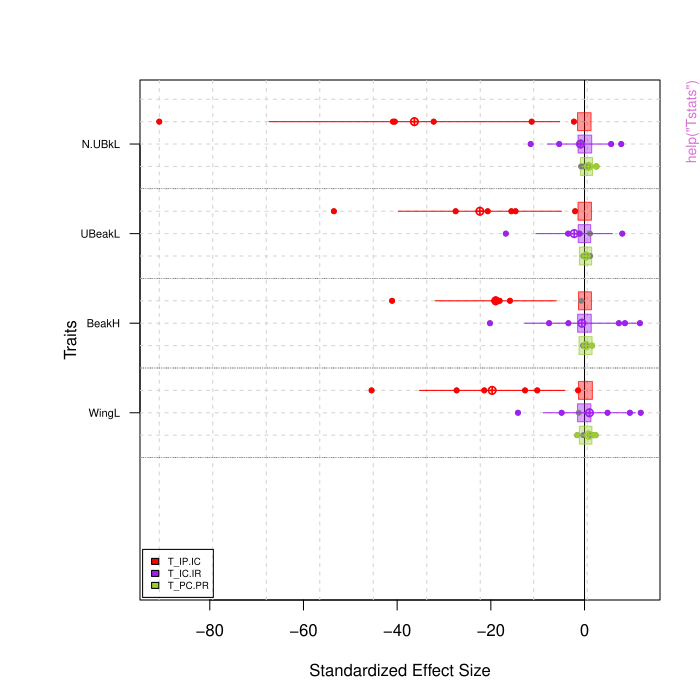

The R source for this figure:
pkgname <- "cati"
source(file.path(R.home("share"), "R", "examples-header.R"))
options(warn = 1)
options(pager = "console")
base::assign(".ExTimings", "cati-Ex.timings", pos = 'CheckExEnv')
base::cat("name\tuser\tsystem\telapsed\n", file=base::get(".ExTimings", pos = 'CheckExEnv'))
base::assign(".format_ptime",
function(x) {
  if(!is.na(x[4L])) x[1L] <- x[1L] + x[4L]
  if(!is.na(x[5L])) x[2L] <- x[2L] + x[5L]
  options(OutDec = '.')
  format(x[1L:3L], digits = 7L)
},
pos = 'CheckExEnv')

### * </HEADER>
library('cati')

base::assign(".oldSearch", base::search(), pos = 'CheckExEnv')
cleanEx()
nameEx("CVNND")
### * CVNND

flush(stderr()); flush(stdout())

base::assign(".ptime", proc.time(), pos = "CheckExEnv")
### Name: Neigbourhood distance metrics
### Title: Coefficient of variation, mean, minimum and standard deviation
###   of the nearest neigbourhood distance.
### Aliases: CVNND MNND MinNND SDNND SDND MND

### ** Examples

data(finch.ind)
CVNND(traits.finch[,1], na.rm = TRUE)
CVNND(traits.finch[,1], div_range =  TRUE, na.rm = TRUE)
CVNND(traits.finch, na.rm = TRUE)
CVNND(traits.finch, scale.tr = FALSE, na.rm = TRUE)
SDND(traits.finch[,1], na.rm = TRUE)



base::assign(".dptime", (proc.time() - get(".ptime", pos = "CheckExEnv")), pos = "CheckExEnv")
base::cat("CVNND", base::get(".format_ptime", pos = 'CheckExEnv')(get(".dptime", pos = "CheckExEnv")), "\n", file=base::get(".ExTimings", pos = 'CheckExEnv'), append=TRUE, sep="\t")
cleanEx()
nameEx("ComIndex")
### * ComIndex

flush(stderr()); flush(stdout())

base::assign(".ptime", proc.time(), pos = "CheckExEnv")
### Name: ComIndex
### Title: Computing metrics to test and quantify the non-random assembly
###   of communities
### Aliases: ComIndex plot.ComIndex summary.ComIndex print.ComIndex

### ** Examples
	
data(finch.ind)

## Not run: 
##D #Define the functions that will be calculating
##D funct<-c("mean(x, na.rm = TRUE)", "kurtosis(x, na.rm = TRUE)",
##D      "max(x, na.rm = TRUE) - min(x, na.rm = TRUE)" )
##D 
##D #Test against the null model regional.ind
##D res.finch.sp_regional.ind<-ComIndex(traits = traits.finch, index = funct, sp = sp.finch,
##D                            nullmodels = "regional.ind", ind.plot = ind.plot.finch,
##D                             nperm = 9, print = FALSE)
##D  
##D #Test against the null model regional.pop
##D #Individuals values are transformed in populational values
##D res.finch.sp_regional.pop<-ComIndex(traits = traits.finch, index = funct, sp = sp.finch,
##D                nullmodels = "regional.pop", ind.plot = ind.plot.finch, 
##D                nperm = 9, print = FALSE)
##D 
##D 
##D #We can calculate index with or without intraspecific variance.
##D 
##D #calculate  of means by population (name_sp_site is a name of a population) 
##D #determine the site for each population (sites_bypop)
##D  
##D name_sp_sites = paste(sp.finch, ind.plot.finch,sep = "_")
##D traits.by.pop<-apply(traits.finch, 2 , 
##D            function (x) tapply(x, name_sp_sites, mean , na.rm = TRUE))
##D 
##D sites_bypop<-lapply(strsplit(paste(rownames(traits.by.pop), sep = "_"), split = "_"), 
##D           function(x) x[3])
##D 
##D #New list of function "funct"
##D 
##D funct.1<-c("tapply(x, ind.plot.finch, function(x) mean(x, na.rm = TRUE))",
##D      "tapply(x, ind.plot.finch, function(x) kurtosis(x, na.rm = TRUE))",
##D      "tapply(x, ind.plot.finch, function(x) max(x, na.rm = TRUE)-min(x, na.rm = TRUE))", 
##D      "tapply(x, ind.plot.finch, function(x) CVNND(x, na.rm = TRUE))" )
##D 
##D fact<-unlist(sites_bypop)  
##D funct.2<-c("tapply(x, fact, function(x) mean(x, na.rm = TRUE))",
##D           "tapply(x, fact, function(x) kurtosis(x, na.rm = TRUE))",
##D           "tapply(x, fact, function(x) max(x, na.rm = TRUE)-min(x, na.rm = TRUE))", 
##D           "tapply(x, fact, function(x) CVNND(x, na.rm = TRUE))")
##D 
##D 
##D res.finch.withIV<-ComIndex(traits = traits.finch, index = funct.1,
##D                sp = sp.finch, nullmodels = "regional.ind",
##D                ind.plot = ind.plot.finch, nperm = 9, print = FALSE)
##D 
##D res.finch.withoutIV<-ComIndex(traits = traits.finch, index = funct.2, 
##D                sp = sp.finch, nullmodels = "regional.pop", 
##D                ind.plot = ind.plot.finch, nperm = 9, print = FALSE)
##D 
##D #ComIndex class are associated to S3 methods plot, print and summary.
##D 
##D res.finch.withIV
##D summary(res.finch.withIV)
##D plot(res.finch.withIV)
##D plot(res.finch.withoutIV)
##D 
##D plot(as.listofindex(list(res.finch.withIV, res.finch.withoutIV)))
## End(Not run)




base::assign(".dptime", (proc.time() - get(".ptime", pos = "CheckExEnv")), pos = "CheckExEnv")
base::cat("ComIndex", base::get(".format_ptime", pos = 'CheckExEnv')(get(".dptime", pos = "CheckExEnv")), "\n", file=base::get(".ExTimings", pos = 'CheckExEnv'), append=TRUE, sep="\t")
cleanEx()
nameEx("ComIndexMulti")
### * ComIndexMulti

flush(stderr()); flush(stdout())

base::assign(".ptime", proc.time(), pos = "CheckExEnv")
### Name: ComIndexMulti
### Title: Computing multitraits metrics to test and quantify the
###   non-random assembly of communities
### Aliases: ComIndexMulti plot.ComIndexMulti summary.ComIndexMulti
###   print.ComIndexMulti

### ** Examples

data(finch.ind)

## Not run: 
##D #For most multivariate functions we need to replace (or exclude) NA values. 
##D #For this example, we use the package mice to complete the data.
##D 
##D comm<-t(table(ind.plot.finch,1:length(ind.plot.finch)))
##D 
##D library(mice)
##D traits = traits.finch
##D mice<-mice(traits.finch)
##D traits.finch.mice<-complete(mice)
##D 
##D 
##D #A simple example to illustrate the concept of the function ComIndexMulti
##D 
##D n_sp_plot<-as.factor(paste(sp.finch, ind.plot.finch, sep = "_")) 
##D res.sum.1<-ComIndexMulti(traits.finch, 
##D               index = c("sum(scale(x), na.rm = T)", "sum(x, na.rm = T)"), 
##D               by.factor = n_sp_plot, nullmodels = "regional.ind", 
##D               ind.plot = ind.plot.finch, nperm = 9, sp = sp.finch)
##D res.sum.1
##D 
##D 
##D 
##D #A more interesting example using the function hypervolume
##D library(hypervolume)
##D 
##D hv<-hypervolume(traits.finch.mice, 
##D         reps = 100,bandwidth = 0.2, 
##D         verbose = F, warnings = F)
##D plot(hv)
##D 
##D hv.1<-ComIndexMulti(traits.finch.mice, 
##D              index = c("as.numeric(try(hypervolume(na.omit(x), reps = 100, 
##D                  bandwidth = 0.2, verbose = F, warnings = F)@Volume))"),
##D              by.factor = rep(1,length(n_sp_plot)), nullmodels = "regional.ind",
##D              ind.plot = ind.plot.finch, nperm = 9, sp = sp.finch) 
##D 
##D hv.1
##D 
## End(Not run)



base::assign(".dptime", (proc.time() - get(".ptime", pos = "CheckExEnv")), pos = "CheckExEnv")
base::cat("ComIndexMulti", base::get(".format_ptime", pos = 'CheckExEnv')(get(".dptime", pos = "CheckExEnv")), "\n", file=base::get(".ExTimings", pos = 'CheckExEnv'), append=TRUE, sep="\t")
cleanEx()
nameEx("Fred")
### * Fred

flush(stderr()); flush(stdout())

base::assign(".ptime", proc.time(), pos = "CheckExEnv")
### Name: Fred
### Title: Functional richness, evenness and divergence following Villeger
###   et al. 2008
### Aliases: Fred

### ** Examples

	data(finch.ind)
	## Not run: 
##D 		fred<-Fred(traits.finch.mice, ind.plot.finch)
##D 	
## End(Not run)



base::assign(".dptime", (proc.time() - get(".ptime", pos = "CheckExEnv")), pos = "CheckExEnv")
base::cat("Fred", base::get(".format_ptime", pos = 'CheckExEnv')(get(".dptime", pos = "CheckExEnv")), "\n", file=base::get(".ExTimings", pos = 'CheckExEnv'), append=TRUE, sep="\t")
cleanEx()
nameEx("MinMaxMST")
### * MinMaxMST

flush(stderr()); flush(stdout())

base::assign(".ptime", proc.time(), pos = "CheckExEnv")
### Name: MinMaxMST
### Title: Ratio of the shortest distance to the longest distance in a
###   minimum spanning tree
### Aliases: MinMaxMST

### ** Examples

## Not run: 
##D 
##D 	data(finch.ind)
##D 	
##D 	MinMaxMST(traits.finch[1:10,])
##D 	MinMaxMST(traits.finch[1:10,], gower.dist = FALSE)
##D 	MinMaxMST(traits.finch[1:10,], gower.dist = FALSE, scale.tr = FALSE)
## End(Not run)




base::assign(".dptime", (proc.time() - get(".ptime", pos = "CheckExEnv")), pos = "CheckExEnv")
base::cat("MinMaxMST", base::get(".format_ptime", pos = 'CheckExEnv')(get(".dptime", pos = "CheckExEnv")), "\n", file=base::get(".ExTimings", pos = 'CheckExEnv'), append=TRUE, sep="\t")
cleanEx()
nameEx("Pval")
### * Pval

flush(stderr()); flush(stdout())

base::assign(".ptime", proc.time(), pos = "CheckExEnv")
### Name: Pval
### Title: Calcul of p-value for object of class Tstats, ComIndex,
###   ComIndexMulti and listofindex
### Aliases: Pval

### ** Examples


data(finch.ind)
res.finch <- Tstats(traits.finch, ind.plot = ind.plot.finch, 
	sp = sp.finch, nperm = 9, print = FALSE)

Pval(res.finch)




base::assign(".dptime", (proc.time() - get(".ptime", pos = "CheckExEnv")), pos = "CheckExEnv")
base::cat("Pval", base::get(".format_ptime", pos = 'CheckExEnv')(get(".dptime", pos = "CheckExEnv")), "\n", file=base::get(".ExTimings", pos = 'CheckExEnv'), append=TRUE, sep="\t")
cleanEx()
nameEx("RaoRel")
### * RaoRel

flush(stderr()); flush(stdout())

base::assign(".ptime", proc.time(), pos = "CheckExEnv")
### Name: RaoRel
### Title: Alpha, gamma and beta-components for taxonomic, functional and
###   phylogenetic diversity
### Aliases: RaoRel

### ** Examples

	data(finch.ind)
	
	## Not run: 
##D 		comm <- t(table(ind.plot.finch,1:length(ind.plot.finch)))
##D 		comm.sp <- table(sp.finch, ind.plot.finch)
##D 		class(comm.sp) <- "matrix"
##D 		
##D 		traits.finch.sp <- apply( apply(traits.finch, 2, scale ), 2, 
##D 
##D 		function(x) tapply(x, sp.finch, mean, na.rm = TRUE))
##D 		
##D 		mat.dist <- as.matrix(dist(traits.finch.sp))^2
##D 		
##D 		res.rao <- RaoRel(sample = as.matrix(comm.sp), dfunc = mat.dist, dphyl = NULL, 
##D 		weight = FALSE, Jost = FALSE, structure = NULL)
##D 
##D 		function(x) tapply(x, sp.finch, mean, na.rm=TRUE))
##D 		
##D 		mat.dist <- as.matrix(dist(traits.finch.sp))^2
##D 		
##D 		res.rao <- RaoRel(sample=as.matrix(comm.sp), dfunc=mat.dist, dphyl=NULL, 
##D 		weight=FALSE, Jost=FALSE, structure=NULL)
##D 
##D 		
##D 		witRao <- res.rao$FD$Mean_Alpha  #overall within species variance
##D 		betRao <- res.rao$FD$Beta_add    #between species variance
##D 		totRao <- res.rao$FD$Gamma       #the total variance
##D 		
##D 		witRao+betRao
##D 		totRao
##D 		
##D 		
##D 		#Now let"s take the abundance to calculate Rao diversity.
##D 		
##D 
##D 		res.rao.w <- RaoRel(sample = as.matrix(comm.sp), dfunc = mat.dist, dphyl = NULL, 
##D 		weight = TRUE, Jost = FALSE, structure = NULL)
##D 		
##D 		witRao.w <- res.rao.w$FD$Mean_Alpha  #overall within species variance
##D 		betRao.w <- res.rao.w$FD$Beta_add    #between species variance
##D 		totRao.w <- res.rao.w$FD$Gamma       #the total variance
##D 		
##D 		witRao.w
##D 		betRao.w
##D 		
##D 		
##D 		#Plot the results
##D 		
##D 		barplot(cbind(c(witRao.w, betRao.w), c(witRao, betRao)), 
##D 		names.arg  = c("abundance" ,"presence"), 
##D 		legend.text = c("within species", "between species"), 
##D 		ylab = "Rao", ylim = c(0,10))
##D 		
##D 		
##D 		#We can do this analysis for each trait separately. 
##D 		#First we need to replace (or exclude) NA values. 
##D 		#For this example, we use the package mice to complete the data.
##D 		
##D 		comm <- t(table(ind.plot.finch,1:length(ind.plot.finch)))
##D 		
##D 		library(mice)
##D 
##D 		traits = traits.finch
##D 
##D 		mice <- mice(traits.finch)
##D 		traits.finch.mice <- complete(mice)
##D 		
##D 		traits.finch.mice.sp <- apply(apply(traits.finch.mice, 2, scale ), 2, 
##D 		function(x) tapply(x, sp.finch, mean, na.rm = TRUE))
##D 
##D 
##D 		trait.rao.w <- list()
##D 		witRao.w.bytrait <- c()
##D 		betRao.w.bytrait <- c()
##D 
##D 		for (t in 1 : 4){
##D 		  trait.rao.w[[t]] <- RaoRel(sample = as.matrix(comm.sp), 
##D 		  dfunc = dist(traits.finch.mice.sp[,t]), dphyl = NULL, weight = TRUE, 
##D 		  Jost = FALSE, structure = NULL)
##D 				  
##D 		  witRao.w.bytrait <- c(witRao.w.bytrait, trait.rao.w[[t]]$FD$Mean_Alpha)
##D 		  betRao.w.bytrait <- c(betRao.w.bytrait, trait.rao.w[[t]]$FD$Beta_add)
##D 		}
##D 		
##D 		#Plot the results by traits.
##D 		
##D 		barplot(t(cbind( witRao.w.bytrait, betRao.w.bytrait)), 
##D 		names.arg = colnames(traits.finch),
##D 		legend.text = c("within species", "between species"), 
##D 		ylab = "Rao", ylim = c(0,1.5))	
##D 	
## End(Not run)



base::assign(".dptime", (proc.time() - get(".ptime", pos = "CheckExEnv")), pos = "CheckExEnv")
base::cat("RaoRel", base::get(".format_ptime", pos = 'CheckExEnv')(get(".dptime", pos = "CheckExEnv")), "\n", file=base::get(".ExTimings", pos = 'CheckExEnv'), append=TRUE, sep="\t")
cleanEx()
nameEx("SumBL")
### * SumBL

flush(stderr()); flush(stdout())

base::assign(".ptime", proc.time(), pos = "CheckExEnv")
### Name: SumBL
### Title: Sum of branch length of a classification dendrogram (Petchey and
###   Gaston, 2002)
### Aliases: SumBL

### ** Examples


## Not run: 
##D 
##D data(finch.ind)
##D SumBL(traits.finch)
##D SumBL(traits.finch, gower.dist = FALSE)
##D 
## End(Not run)




base::assign(".dptime", (proc.time() - get(".ptime", pos = "CheckExEnv")), pos = "CheckExEnv")
base::cat("SumBL", base::get(".format_ptime", pos = 'CheckExEnv')(get(".dptime", pos = "CheckExEnv")), "\n", file=base::get(".ExTimings", pos = 'CheckExEnv'), append=TRUE, sep="\t")
cleanEx()
nameEx("Tstats")
### * Tstats

flush(stderr()); flush(stdout())

base::assign(".ptime", proc.time(), pos = "CheckExEnv")
### Name: Tstats
### Title: Computing observed T-statistics (T for Traits) and null
###   expectations.
### Aliases: Tstats barplot.Tstats plot.Tstats summary.Tstats print.Tstats
###   sum_Tstats

### ** Examples

	data(finch.ind)

	res.finch <- Tstats(traits.finch, ind.plot = ind.plot.finch, 
	sp = sp.finch, nperm = 9, print = FALSE)
	
	res.finch

	#Tstats class is associated to S3 methods plot, barplot and summary
	
	plot(res.finch)
	
	## Not run: 
##D 	plot(res.finch, type = "simple")
##D 	plot(res.finch, type = "simple_range")
##D 	plot(res.finch, type = "barplot")
##D 	plot(res.finch, type = "bysites")
##D 	plot(res.finch, type = "bytraits")
##D 	
## End(Not run)
	
	attributes(sum_Tstats(res.finch))
	head(sum_Tstats(res.finch)$p.value, 10)
	
	sum_Tstats(res.finch, type = "binary")
	sum_Tstats(res.finch, type = "percent")
	sum_Tstats(res.finch, type = "site")
	sum_Tstats(res.finch, type = "p.value")
	sum_Tstats(res.finch, type = "all")
	
	barplot(res.finch)
	
	attributes(sum_Tstats(res.finch))
	head(sum_Tstats(res.finch)$p.value, 10)
	
	#### An other way to see "ses values" of T-statistics
	
	# Custom theme (from rasterVis package)
	require(rasterVis)
	
	my.theme <- BuRdTheme()
	# Customize the colorkey
	my.ckey <- list(col = my.theme$regions$col)
	
	levelplot(t(ses(res.finch$Tstats$T_IP.IC,res.finch$Tstats$T_IP.IC_nm)$ses), 
	colorkey = my.ckey, par.settings = my.theme,border = "black")
	
	
	## Not run: 
##D 		#### Use a different regional pool than the binding of studied communities
##D 		#create a random regional pool for the example
##D 	
##D 		reg.p <- rbind(traits.finch, traits.finch[sample(1:2000,300), ])
##D 	
##D 		res.finch2 <- Tstats(traits.finch, ind.plot = ind.plot.finch, 
##D 	    sp = sp.finch, reg.pool=reg.p, nperm = 9, print = FALSE)	
##D 	    
##D 	    plot(as.listofindex(list(res.finch,res.finch2)))
##D     
##D     
##D 	    #### Use a different regional pool for each communities
##D 		#create a random regional pool for each communities for the example
##D 		list.reg.p <- list(
##D 		traits.finch[sample(1:290,200), ], traits.finch[sample(100:1200,300), ], 
##D 		traits.finch[sample(100:1500, 1000), ], traits.finch[sample(300:800,300), ],
##D 		traits.finch[sample(1000:2000, 500), ], traits.finch[sample(100:900, 700), ] )
##D 
##D 		# Warning: the regional pool need to be larger than the observed communities
##D 		table(ind.plot.finch)
##D 		# For exemple, the third community need a regional pool of more than 981 individuals
##D 		
##D 		res.finch3 <- Tstats(traits.finch, ind.plot = ind.plot.finch, 
##D 	    sp = sp.finch, reg.pool=list.reg.p, nperm = 9, print = FALSE)	
##D 	    
##D 	    plot(as.listofindex(list(res.finch, res.finch2, res.finch3)))	
##D 	
## End(Not run)
	



base::assign(".dptime", (proc.time() - get(".ptime", pos = "CheckExEnv")), pos = "CheckExEnv")
base::cat("Tstats", base::get(".format_ptime", pos = 'CheckExEnv')(get(".dptime", pos = "CheckExEnv")), "\n", file=base::get(".ExTimings", pos = 'CheckExEnv'), append=TRUE, sep="\t")
cleanEx()
nameEx("as.listofindex")
### * as.listofindex

flush(stderr()); flush(stdout())

base::assign(".ptime", proc.time(), pos = "CheckExEnv")
### Name: as.listofindex
### Title: Transform index results in a list of index
### Aliases: as.listofindex

### ** Examples

	data(finch.ind)

	res.finch <- Tstats(traits.finch, ind.plot = ind.plot.finch, 
	sp = sp.finch, nperm = 9, print = FALSE)

	## Not run: 
##D 		#### Use a different regional pool than the binding of studied communities
##D 		#create a random regional pool for the example
##D 	
##D 		reg.p <- rbind(traits.finch, traits.finch[sample(1:2000,300), ])
##D 	
##D 		res.finch2 <- Tstats(traits.finch, ind.plot = ind.plot.finch, 
##D 	    sp = sp.finch, reg.pool=reg.p, nperm = 9, print = FALSE)	
##D 	    
##D 	    plot(as.listofindex(list(res.finch,res.finch2)))
##D     
##D     
##D 	    #### Use a different regional pool for each communities
##D 		#create a random regional pool for each communities for the example
##D 		list.reg.p <- list(
##D 		traits.finch[sample(1:290,200), ], traits.finch[sample(100:1200,300), ], 
##D 		traits.finch[sample(100:1500, 1000), ], traits.finch[sample(300:800,300), ],
##D 		traits.finch[sample(1000:2000, 500), ], traits.finch[sample(100:900, 700), ] )
##D 
##D 		# Warning: the regional pool need to be larger than the observed communities
##D 		table(ind.plot.finch)
##D 		# For exemple, the third community need a regional pool of more than 981 individuals
##D 		
##D 		res.finch3 <- Tstats(traits.finch, ind.plot = ind.plot.finch, 
##D 	    sp = sp.finch, reg.pool=list.reg.p, nperm = 9, print = FALSE)	
##D 	    
##D 	    plot(as.listofindex(list(res.finch, res.finch2, res.finch3)))	
##D 	
## End(Not run)





base::assign(".dptime", (proc.time() - get(".ptime", pos = "CheckExEnv")), pos = "CheckExEnv")
base::cat("as.listofindex", base::get(".format_ptime", pos = 'CheckExEnv')(get(".dptime", pos = "CheckExEnv")), "\n", file=base::get(".ExTimings", pos = 'CheckExEnv'), append=TRUE, sep="\t")
cleanEx()
nameEx("decompCTRE")
### * decompCTRE

flush(stderr()); flush(stdout())

base::assign(".ptime", proc.time(), pos = "CheckExEnv")
### Name: decompCTRE
### Title: Variance partitioning for multiple traits
### Aliases: decompCTRE barplot.decompCTRE

### ** Examples

data(finch.ind)

res.decomp <- decompCTRE(traits = traits.finch, sp = sp.finch, 
ind.plot = ind.plot.finch, print = FALSE)

barplot.decompCTRE(res.decomp)

par(mfrow = c(2,2))
barplot.decompCTRE(res.decomp, resume = FALSE)
par(mfrow = c(1,1))



base::assign(".dptime", (proc.time() - get(".ptime", pos = "CheckExEnv")), pos = "CheckExEnv")
base::cat("decompCTRE", base::get(".format_ptime", pos = 'CheckExEnv')(get(".dptime", pos = "CheckExEnv")), "\n", file=base::get(".ExTimings", pos = 'CheckExEnv'), append=TRUE, sep="\t")
graphics::par(get("par.postscript", pos = 'CheckExEnv'))
cleanEx()
nameEx("finch.ind")
### * finch.ind

flush(stderr()); flush(stdout())

base::assign(".ptime", proc.time(), pos = "CheckExEnv")
### Name: finch.ind
### Title: Finch morphological data
### Aliases: finch.ind ind.plot.finch sp.finch traits.finch .Random.seed

### ** Examples

	data(finch.ind)



base::assign(".dptime", (proc.time() - get(".ptime", pos = "CheckExEnv")), pos = "CheckExEnv")
base::cat("finch.ind", base::get(".format_ptime", pos = 'CheckExEnv')(get(".dptime", pos = "CheckExEnv")), "\n", file=base::get(".ExTimings", pos = 'CheckExEnv'), append=TRUE, sep="\t")
cleanEx()
nameEx("partvar")
### * partvar

flush(stderr()); flush(stdout())

base::assign(".ptime", proc.time(), pos = "CheckExEnv")
### Name: partvar
### Title: Variance partitioning accross nested scales
### Aliases: partvar barPartvar piePartvar

### ** Examples


	data(finch.ind)
	
	cond<-seq(1,length(sp.finch)*2, by = 2)
	genus <- as.vector(unlist(strsplit(as.vector(sp.finch),"_"))[cond])

	res.partvar.finch <- partvar(traits = traits.finch, 
	factors = cbind(sites = as.factor(as.vector(ind.plot.finch)), 
	species = as.factor(as.vector(sp.finch)), genus = as.factor(genus)))
	
	res.partvar.finch
	
	oldpar<-par()
	par(mfrow = c(2,2), mai = c(0.2,0.2,0.2,0.2))
	piePartvar(res.partvar.finch)
	par(oldpar)
	
	barPartvar(res.partvar.finch)




base::assign(".dptime", (proc.time() - get(".ptime", pos = "CheckExEnv")), pos = "CheckExEnv")
base::cat("partvar", base::get(".format_ptime", pos = 'CheckExEnv')(get(".dptime", pos = "CheckExEnv")), "\n", file=base::get(".ExTimings", pos = 'CheckExEnv'), append=TRUE, sep="\t")
graphics::par(get("par.postscript", pos = 'CheckExEnv'))
cleanEx()
nameEx("plot.listofindex")
### * plot.listofindex

flush(stderr()); flush(stdout())

base::assign(".ptime", proc.time(), pos = "CheckExEnv")
### Name: plot.listofindex
### Title: Plot community assembly index
### Aliases: plot.listofindex

### ** Examples
	
	data(finch.ind)

	res.finch <- Tstats(traits.finch, ind.plot = ind.plot.finch, 
	sp = sp.finch, nperm = 9, print = FALSE)

	## Not run: 
##D 		#### Use a different regional pool than the binding of studied communities
##D 		#create a random regional pool for the example
##D 	
##D 		reg.p <- rbind(traits.finch, traits.finch[sample(1:2000,300), ])
##D 	
##D 		res.finch2 <- Tstats(traits.finch, ind.plot = ind.plot.finch, 
##D 	    sp = sp.finch, reg.pool=reg.p, nperm = 9, print = FALSE)	
##D 	    
##D 	    plot(as.listofindex(list(res.finch,res.finch2)))
##D     
##D     
##D 	    #### Use a different regional pool for each communities
##D 		#create a random regional pool for each communities for the example
##D 		list.reg.p <- list(
##D 		traits.finch[sample(1:290,200), ], traits.finch[sample(100:1200,300), ], 
##D 		traits.finch[sample(100:1500, 1000), ], traits.finch[sample(300:800,300), ],
##D 		traits.finch[sample(1000:2000, 500), ], traits.finch[sample(100:900, 700), ] )
##D 
##D 		# Warning: the regional pool need to be larger than the observed communities
##D 		table(ind.plot.finch)
##D 		# For exemple, the third community need a regional pool of more than 981 individuals
##D 		
##D 		res.finch3 <- Tstats(traits.finch, ind.plot = ind.plot.finch, 
##D 	    sp = sp.finch, reg.pool=list.reg.p, nperm = 9, print = FALSE)	
##D 	    
##D 	    plot(as.listofindex(list(res.finch, res.finch2, res.finch3)))	
##D 	
## End(Not run)



base::assign(".dptime", (proc.time() - get(".ptime", pos = "CheckExEnv")), pos = "CheckExEnv")
base::cat("plot.listofindex", base::get(".format_ptime", pos = 'CheckExEnv')(get(".dptime", pos = "CheckExEnv")), "\n", file=base::get(".ExTimings", pos = 'CheckExEnv'), append=TRUE, sep="\t")
cleanEx()
nameEx("plotCorTstats")
### * plotCorTstats

flush(stderr()); flush(stdout())

base::assign(".ptime", proc.time(), pos = "CheckExEnv")
### Name: plotCorTstats
### Title: Plot the bivariate relationships between T-statistics
### Aliases: plotCorTstats

### ** Examples

	data(finch.ind)
	res.finch <- Tstats(traits.finch, ind.plot = ind.plot.finch, 
	sp = sp.finch, nperm = 9)
	
	plotCorTstats(res.finch, bysite = FALSE)
	plotCorTstats(res.finch, bysite = TRUE)



base::assign(".dptime", (proc.time() - get(".ptime", pos = "CheckExEnv")), pos = "CheckExEnv")
base::cat("plotCorTstats", base::get(".format_ptime", pos = 'CheckExEnv')(get(".dptime", pos = "CheckExEnv")), "\n", file=base::get(".ExTimings", pos = 'CheckExEnv'), append=TRUE, sep="\t")
cleanEx()
nameEx("plotDistri")
### * plotDistri

flush(stderr()); flush(stdout())

base::assign(".ptime", proc.time(), pos = "CheckExEnv")
### Name: plotDistri
### Title: Plot function to represent density of trait values
### Aliases: plotDistri

### ** Examples
	
data(finch.ind)

## Not run: 
##D 	#Plot the distribution of trait values for populations, 
##D 	#species, sites and regional scales. 
##D 	
##D 	### First, let try the distribution for all populations 
##D 	#of Darwin finches.
##D 	
##D 	par(mfrow = c(4,4), cex = 0.5)
##D 	plotDistri(traits.finch, sp.finch, ind.plot.finch, ylim.cex = 3, 
##D 	plot.ask = FALSE, multipanel = FALSE, leg = FALSE)
##D 	
##D 	### Then we can inverse the second and the third arguments 
##D 	#to plot the distribution for all finches species. 
##D 	
##D 	par(mfrow = c(4,4), cex = 0.5)
##D 	plotDistri(traits.finch, ind.plot.finch, sp.finch, ylim.cex = 8, 
##D 	plot.ask = FALSE, multipanel = FALSE, leg = FALSE)
##D 	
##D 	### Only one trait to plot using leg = TRUE to plot the legend
##D 
##D 	par(mfrow=c(2,3))
##D 	plotDistri(as.matrix(traits.finch[,1]), ind.plot.finch, sp.finch, 
##D     ylim.cex=8, plot.ask = FALSE, multipanel = FALSE, leg = TRUE, cex.leg=0.5)
##D 
##D 	### You can also plot trait distribution for all species in the region
##D 	
##D 	par(mfrow = c(1,1), cex = 1)
##D 	plotDistri(traits.finch, rep("region", times = dim(traits.finch)[1]), 
##D 	sp.finch, ylim.cex = 6, plot.ask = FALSE, leg = FALSE)
##D 	
## End(Not run)
	
### You can also plot trait distribution for all sites
#without taking into account species identity

plotDistri(traits.finch, rep("toutes_sp", times = dim(traits.finch)[1]), 
ind.plot.finch, ylim.cex = 3, plot.ask = FALSE)




base::assign(".dptime", (proc.time() - get(".ptime", pos = "CheckExEnv")), pos = "CheckExEnv")
base::cat("plotDistri", base::get(".format_ptime", pos = 'CheckExEnv')(get(".dptime", pos = "CheckExEnv")), "\n", file=base::get(".ExTimings", pos = 'CheckExEnv'), append=TRUE, sep="\t")
cleanEx()
nameEx("plotRandtest")
### * plotRandtest

flush(stderr()); flush(stdout())

base::assign(".ptime", proc.time(), pos = "CheckExEnv")
### Name: plotRandtest
### Title: Plot result of observed indices values against null distribution
### Aliases: plotRandtest

### ** Examples

	data(finch.ind)
	## Not run: 
##D 		res.finch <- Tstats(traits.finch, ind.plot = ind.plot.finch, 
##D 		sp = sp.finch, nperm = 99, print = FALSE)
##D 	
##D 	par(mfrow = c(4,4))
##D 	
##D 	plotRandtest(res.finch)
##D 	plotRandtest(res.finch, alter = "less")
##D 	
## End(Not run)



base::assign(".dptime", (proc.time() - get(".ptime", pos = "CheckExEnv")), pos = "CheckExEnv")
base::cat("plotRandtest", base::get(".format_ptime", pos = 'CheckExEnv')(get(".dptime", pos = "CheckExEnv")), "\n", file=base::get(".ExTimings", pos = 'CheckExEnv'), append=TRUE, sep="\t")
cleanEx()
nameEx("plotSESvar")
### * plotSESvar

flush(stderr()); flush(stdout())

base::assign(".ptime", proc.time(), pos = "CheckExEnv")
### Name: plotSESvar
### Title: Plot SES values against a variable
### Aliases: plotSESvar

### ** Examples

	data(finch.ind)
	res.finch <- Tstats(traits.finch, ind.plot = ind.plot.finch, sp = sp.finch, 
	nperm = 9)

	par(mfrow = c(2,2))
	species.richness <- table(ind.plot.finch)
	plotSESvar(as.listofindex(list(res.finch)), species.richness, 
	multipanel = FALSE)

	#Same plot with resume = TRUE.
	
	par(mfrow = c(2,2))
	plotSESvar(as.listofindex(list(res.finch)), species.richness, 
	resume = TRUE, multipanel = FALSE)
	par(mfrow = c(1,1))



base::assign(".dptime", (proc.time() - get(".ptime", pos = "CheckExEnv")), pos = "CheckExEnv")
base::cat("plotSESvar", base::get(".format_ptime", pos = 'CheckExEnv')(get(".dptime", pos = "CheckExEnv")), "\n", file=base::get(".ExTimings", pos = 'CheckExEnv'), append=TRUE, sep="\t")
graphics::par(get("par.postscript", pos = 'CheckExEnv'))
cleanEx()
nameEx("plotSpPop")
### * plotSpPop

flush(stderr()); flush(stdout())

base::assign(".ptime", proc.time(), pos = "CheckExEnv")
### Name: plotSpPop
### Title: Plot populations values against species values
### Aliases: plotSpPop

### ** Examples

	data(finch.ind)
	plotSpPop(traits.finch, ind.plot.finch, sp.finch, silent = TRUE)

	#If we change the value of the threshold 
	#(alpha = 10% instead of 5% 
	#and the minimum individual to represent significativity 
	#fixed to 3 instead of 10 by default) 
	#we can see some significant relationships.

	plotSpPop(traits.finch, ind.plot.finch, sp.finch, p.val = 0.1,  
	min.ind.signif = 3, silent = TRUE)


	#For a more simple figure, add the option resume = TRUE. 
	#Again if we change the value of the threshold 
	#(alpha = 10% instead of 5% 
	#and the minimum individual to represent significativity
	# fixed to 3 instead of 10 by default) 
	#we can see some significant relationships.

	plotSpPop(traits.finch, ind.plot.finch, sp.finch, silent = TRUE, 
	resume = TRUE, col.pop = "grey")
	
	plotSpPop(traits.finch, ind.plot.finch, sp.finch, silent = TRUE, 
	resume = TRUE, col.pop = "grey", col.sp = "black")
	
	plotSpPop(traits.finch, ind.plot.finch, sp.finch, silent = TRUE, 
	resume = TRUE, col.pop = "grey", col.sp = "black", 
	p.val = 0.1,  min.ind.signif = 3)



base::assign(".dptime", (proc.time() - get(".ptime", pos = "CheckExEnv")), pos = "CheckExEnv")
base::cat("plotSpPop", base::get(".format_ptime", pos = 'CheckExEnv')(get(".dptime", pos = "CheckExEnv")), "\n", file=base::get(".ExTimings", pos = 'CheckExEnv'), append=TRUE, sep="\t")
cleanEx()
nameEx("plotSpVar")
### * plotSpVar

flush(stderr()); flush(stdout())

base::assign(".ptime", proc.time(), pos = "CheckExEnv")
### Name: plotSpVar
### Title: Plot populations values against species values
### Aliases: plotSpVar

### ** Examples

	data(finch.ind)
	
	#Random variable for this example
	variable <- c(1,5,15,6,3,25)
	
	plotSpVar(traits.finch, ind.plot.finch, sp.finch, variable, 
	silent = TRUE)

	#If we change the value of the threshold 
	#(alpha = 10% instead of 5% 
	#and the minimum individual to represent significativity 
	#fixed to 3 instead of 10 by default) 
	#we can see some significant relationships.

	plotSpVar(traits.finch, ind.plot.finch, sp.finch, variable, 
	p.val = 0.1,  min.ind.signif = 3, silent = TRUE)


	#For a more simple figure, add the option resume = TRUE. 
	#Again if we change the value of the threshold 
	#(alpha = 10% instead of 5% 
	#and the minimum individual to represent significativity
	# fixed to 3 instead of 10 by default) 
	#we can see some significant relationships.

	plotSpVar(traits.finch, ind.plot.finch, sp.finch, variable, 
	silent = TRUE, resume = TRUE, col.pop = "grey")
	
	plotSpVar(traits.finch, ind.plot.finch, sp.finch, variable, 
	silent = TRUE, resume = TRUE, col.pop = "grey", col.sp = "black")
	
	plotSpVar(traits.finch, ind.plot.finch, sp.finch, variable, 
	silent = TRUE, resume = TRUE, col.pop = "grey", col.sp = "black", 
	p.val = 0.1,  min.ind.signif = 3)



base::assign(".dptime", (proc.time() - get(".ptime", pos = "CheckExEnv")), pos = "CheckExEnv")
base::cat("plotSpVar", base::get(".format_ptime", pos = 'CheckExEnv')(get(".dptime", pos = "CheckExEnv")), "\n", file=base::get(".ExTimings", pos = 'CheckExEnv'), append=TRUE, sep="\t")
cleanEx()
nameEx("ses")
### * ses

flush(stderr()); flush(stdout())

base::assign(".ptime", proc.time(), pos = "CheckExEnv")
### Name: ses
### Title: Standardized effect size and confidence interval for a matrix of
###   statistics
### Aliases: ses

### ** Examples

	data(finch.ind)
	
	res.finch <- Tstats(traits.finch, ind.plot = ind.plot.finch, 
	sp = sp.finch, nperm = 9)

	ses(res.finch$Tstats$T_IP.IC, res.finch$Tstats$T_IP.IC_nm)



base::assign(".dptime", (proc.time() - get(".ptime", pos = "CheckExEnv")), pos = "CheckExEnv")
base::cat("ses", base::get(".format_ptime", pos = 'CheckExEnv')(get(".dptime", pos = "CheckExEnv")), "\n", file=base::get(".ExTimings", pos = 'CheckExEnv'), append=TRUE, sep="\t")
### * <FOOTER>
###
options(digits = 7L)
base::cat("Time elapsed: ", proc.time() - base::get("ptime", pos = 'CheckExEnv'),"\n")
grDevices::dev.off()
###
### Local variables: ***
### mode: outline-minor ***
### outline-regexp: "\\(> \\)?### [*]+" ***
### End: ***
quit('no')
